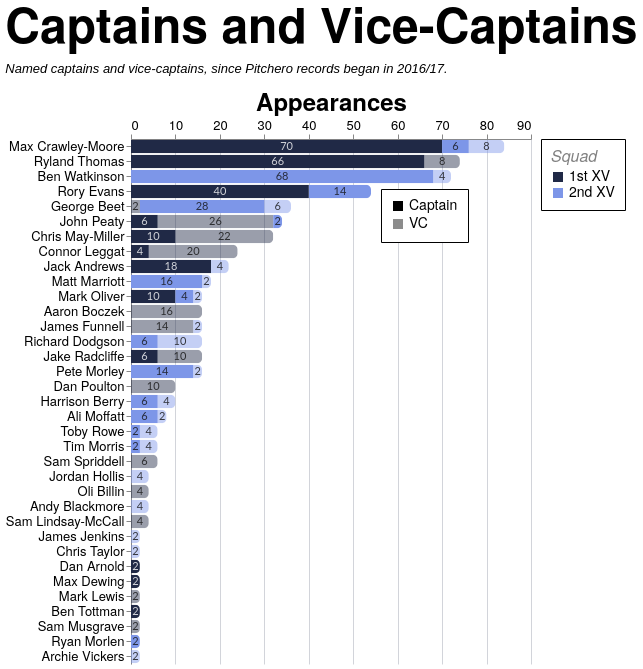

Specify this chart in Vega-Lite:
### Vega-Lite specification from a JSON file in a GitHub repository (floating-point values rounded to 4 significant figures; data arrays with more than 128 entries replaced by an {"elided": "..."} marker saying what was removed)
{"config": {"axis": {"labelFont": "PT Sans Narrow, Helvetica Neue, Helvetica, Arial, sans-serif", "titleFont": "PT Sans Narrow, Helvetica Neue, Helvetica, Arial, sans-serif", "labelFontSize": 13, "titleFontSize": 24, "gridColor": "#202947", "gridOpacity": 0.2, "zindex": 1}, "text": {"font": "Lato, sans-serif"}, "bar": {"cornerRadiusEnd": 5}, "header": {"labelFont": "PT Sans Narrow, Helvetica Neue, Helvetica, Arial, sans-serif", "titleFont": "PT Sans Narrow, Helvetica Neue, Helvetica, Arial, sans-serif", "labelFontSize": 24, "titleFontSize": 28, "labelFontWeight": "bold", "orient": "left"}, "legend": {"labelFont": "PT Sans Narrow, Helvetica Neue, Helvetica, Arial, sans-serif", "titleFont": "PT Sans Narrow, Helvetica Neue, Helvetica, Arial, sans-serif", "labelFontSize": 14, "titleFontSize": 16, "titlePadding": 5, "fillColor": "white", "strokeColor": "black", "padding": 10, "titleFontWeight": "lighter", "titleFontStyle": "italic", "titleColor": "gray", "offset": 10}, "title": {"font": "PT Sans Narrow, Helvetica Neue, Helvetica, Arial, sans-serif", "fontSize": 48, "fontWeight": "bold", "anchor": "start", "align": "center", "titlePadding": 20, "subtitlePadding": 10, "subtitleFontSize": 13, "subtitleColor": "", "subtitleFontStyle": "italic", "offset": 15, "color": "black"}, "axisX": {"labelAngle": 0}, "facet": {"title": null, "header": null, "align": {"row": "each", "column": "each"}}, "resolve": {"scale": {"y": "independent", "facet": "independent"}}, "background": "transparent", "scale": {"offsetBandPaddingOuter": 0.2, "offsetBandPaddingInner": 0.1}, "view": {"stroke": null, "background": "transparent"}}, "layer": [{"mark": {"type": "bar"}, "encoding": {"color": {"field": "squad", "legend": {"labelExpr": "datum.value + ' XV'", "orient": "right", "title": "Squad"}, "scale": {"domain": ["1st", "2nd"], "range": ["#202946", "#7d96e8"]}, "sort": ["1st", "2nd"], "type": "nominal"}, "opacity": {"field": "role", "legend": {"legendX": 250, "legendY": 50, "orient": "none", "title": null}, "scale": {"domain": ["Captain", "VC"], "range": [1.0, 0.45]}, "sort": ["Captain", "VC"], "type": "nominal"}, "order": {"field": "stack_order", "sort": "ascending", "type": "quantitative"}, "tooltip": [{"field": "player", "title": "Player", "type": "nominal"}, {"field": "squad", "title": "Squad", "type": "nominal"}, {"field": "role", "title": "Role", "type": "nominal"}, {"field": "games_agg", "title": "Games", "type": "quantitative"}], "x": {"axis": {"orient": "top", "title": "Appearances"}, "field": "games_agg", "stack": "zero", "type": "quantitative"}, "y": {"field": "player", "sort": {"field": "player_total", "op": "max", "order": "descending"}, "title": null, "type": "nominal"}}, "transform": [{"aggregate": [{"op": "sum", "field": "games", "as": "games_agg"}, {"op": "max", "field": "player_total", "as": "player_total"}], "groupby": ["player", "squad", "role", "stack_order"]}]}, {"mark": {"type": "text", "align": "center", "baseline": "middle", "fontSize": 11, "opacity": 0.8}, "encoding": {"color": {"field": "label_color", "legend": null, "scale": null, "type": "nominal"}, "text": {"field": "games_agg", "format": ".0f", "type": "quantitative"}, "x": {"field": "x_mid", "type": "quantitative"}, "y": {"field": "player", "sort": {"field": "player_total", "op": "max", "order": "descending"}, "title": null, "type": "nominal"}}, "transform": [{"aggregate": [{"op": "sum", "field": "games", "as": "games_agg"}, {"op": "max", "field": "player_total", "as": "player_total"}], "groupby": ["player", "squad", "role", "stack_order"]}, {"groupby": ["player"], "stack": "games_agg", "sort": [{"field": "stack_order", "order": "ascending"}], "as": ["x0", "x1"]}, {"calculate": "(datum.x0 + datum.x1) / 2", "as": "x_mid"}, {"calculate": "datum.squad === '1st' && datum.role === 'Captain' ? '#ffffff' : '#111111'", "as": "label_color"}]}], "data": {"name": "data-06fbbbfd8fa3a314d69b1fa28183c6ed"}, "height": {"step": 15}, "title": {"text": "Captains and Vice-Captains", "subtitle": "Named captains and vice-captains, since Pitchero records began in 2016/17."}, "transform": [{"joinaggregate": [{"op": "sum", "field": "games", "as": "player_total"}], "groupby": ["player"]}], "width": 400, "$schema": "https://vega.github.io/schema/vega-lite/v5.20.1.json", "datasets": {"data-06fbbbfd8fa3a314d69b1fa28183c6ed": {"elided": "197 records"}}}
